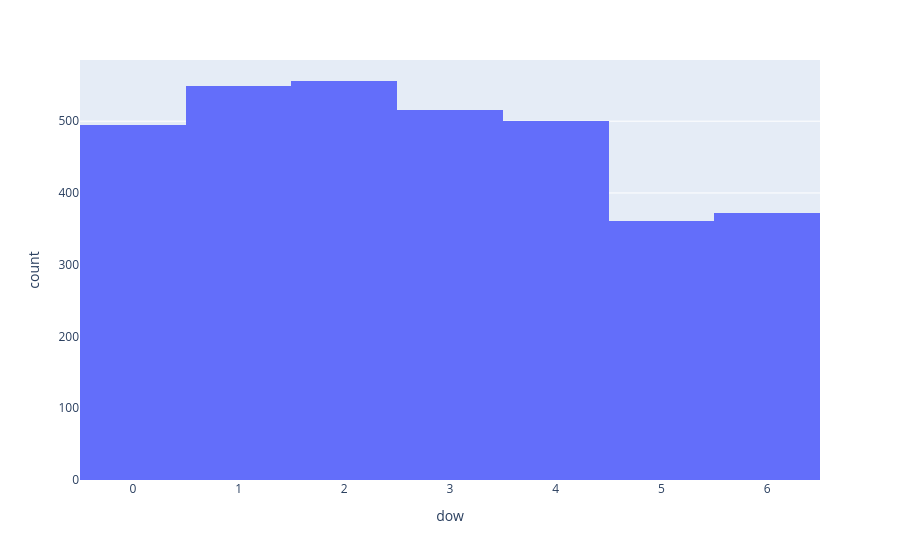

The notebook cell saved with this chart:
### Code cell
px.histogram(df3, x='dow')

### Figure 1 — Plotly figure (JSON) as saved in the notebook; plotly's stock layout.template omitted (floating-point values rounded to 4 significant figures; data arrays with more than 128 entries replaced by an {"elided": "..."} marker saying what was removed)
{"data": [{"alignmentgroup": "True", "bingroup": "x", "hovertemplate": "dow=%{x}<br>count=%{y}<extra></extra>", "legendgroup": "", "marker": {"color": "#636efa", "pattern": {"shape": ""}}, "name": "", "offsetgroup": "", "orientation": "v", "showlegend": false, "type": "histogram", "x": {"elided": "3347 int values"}, "xaxis": "x", "yaxis": "y"}], "layout": {"barmode": "relative", "legend": {"tracegroupgap": 0}, "margin": {"t": 60}, "xaxis": {"anchor": "y", "domain": [0, 1], "title": {"text": "dow"}}, "yaxis": {"anchor": "x", "domain": [0, 1], "title": {"text": "count"}}}}
